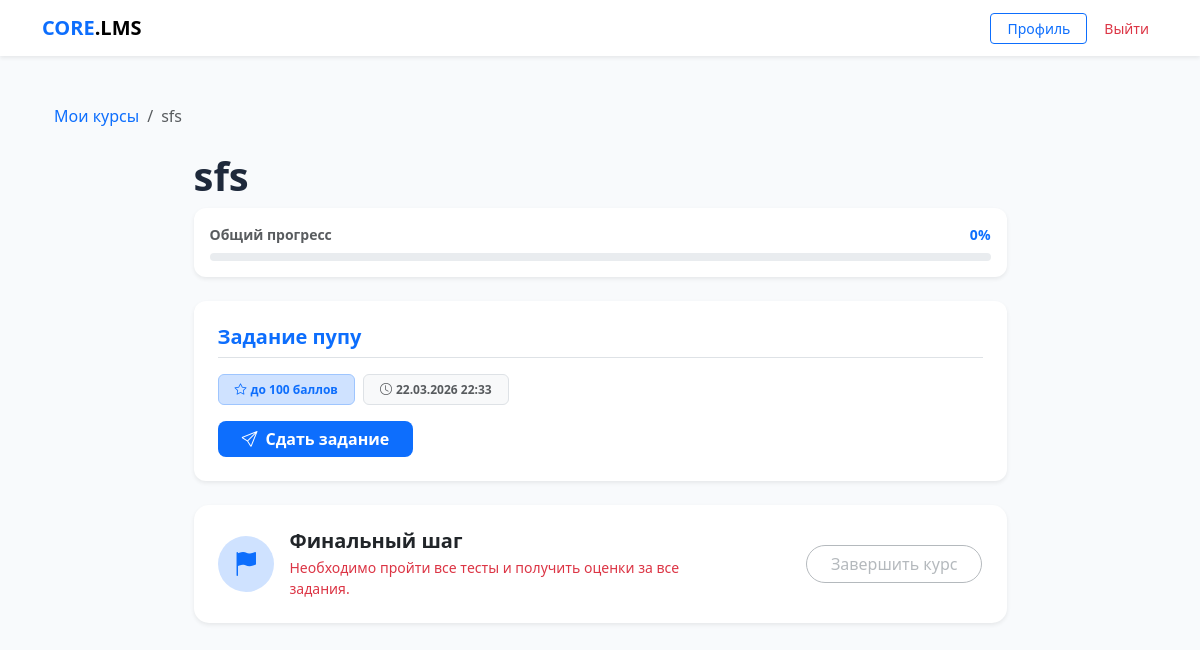
The app's page /course/4/ (signed in), older data.
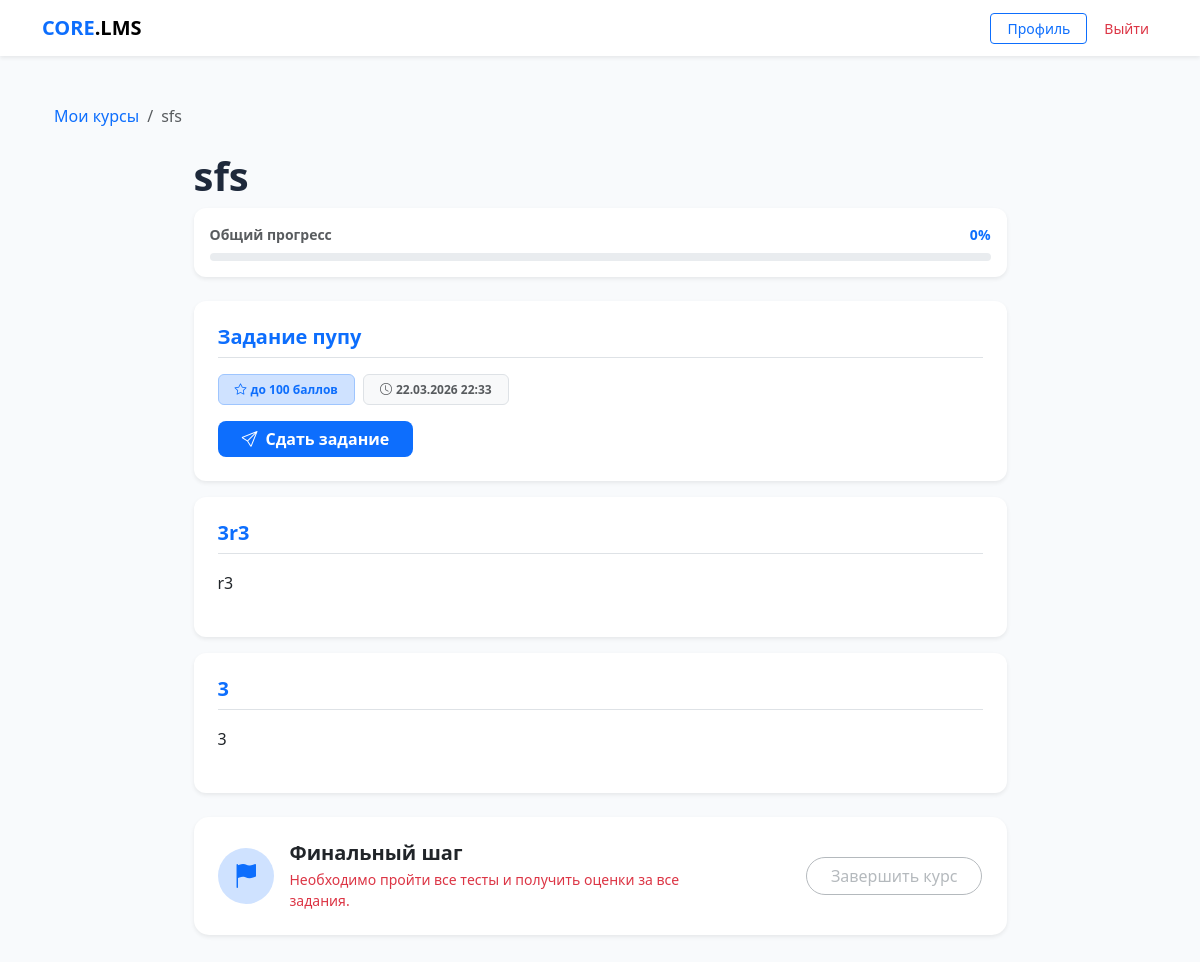
The same page, newer data.
### core/models.py (models this page shows, shortened)
class ContentBlock(models.Model):
    BLOCK_TYPES = (
        ('text', 'Текст'),
        ('file', 'Файл/Медиа'),
        ('quiz', 'Тест'),
        ('assignment', 'Задание'),
    )
    course = models.ForeignKey(Course, on_delete=models.CASCADE, related_name='blocks')
    section = models.ForeignKey('Section', on_delete=models.SET_NULL,
                                null=True, blank=True, related_name='blocks')
    title = models.CharField(max_length=255)
    block_type = models.CharField(max_length=20, choices=BLOCK_TYPES)
    content_text = models.TextField(blank=True, null=True)
    content_file = models.FileField(upload_to='course_contents/', blank=True, null=True)
    content_quiz = models.ForeignKey(Quiz, on_delete=models.SET_NULL, blank=True, null=True,
                                     related_name='blocks')
    order = models.PositiveIntegerField(default=0)

class Assignment(models.Model):
    block = models.OneToOneField(ContentBlock, on_delete=models.CASCADE, related_name='assignment')
    description = models.TextField(blank=True)
    max_score = models.PositiveIntegerField(default=100)
    deadline = models.DateTimeField(null=True, blank=True)

### core/views.py (the view, shortened to what this page needs)
# urls.py: path('course/<int:course_id>/', views.course_detail, name='course_detail'),
@login_required
def course_detail(request, course_id):
    if request.user.role == 'student':
        has_access = (
            Course.objects.filter(
                id=course_id,
                groups__in=request.user.groups.all()
            ).exists() or
            CourseEnrollment.objects.filter(
                student=request.user,
                course_id=course_id
            ).exists()
        )
        if not has_access:
            from django.http import Http404
            raise Http404
        course = get_object_or_404(Course, id=course_id)
    else:
        course = get_object_or_404(Course, id=course_id)
    sections = course.sections.prefetch_related('blocks').all()
    loose_blocks = course.blocks.filter(section=None).order_by('order')
    all_blocks = course.blocks.all().order_by('order')
    quiz_ids = all_blocks.filter(block_type='quiz').values_list('content_quiz_id', flat=True)
    quizzes_to_pass = Quiz.objects.filter(id__in=quiz_ids)
    passed_quiz_ids = list(StudentResult.objects.filter(
        student=request.user, quiz__in=quizzes_to_pass
    ).values_list('quiz_id', flat=True).distinct())
    attempts_by_quiz = {}
    submissions_by_assignment = {}
    for block in all_blocks.filter(block_type='assignment'):
        try:
            assignment = block.assignment
            sub = Submission.objects.filter(
                assignment=assignment, student=request.user).first()
            submissions_by_assignment[assignment.id] = sub
        except Assignment.DoesNotExist:
            pass
    section_progress = {}
    total_quizzes = len(quizzes_to_pass)
    passed_count = len(passed_quiz_ids)
    quizzes_ok = total_quizzes <= passed_count
    assignment_blocks = list(all_blocks.filter(block_type='assignment'))
    total_assignments = len(assignment_blocks)
    graded_assignments = sum(
        1 for b in assignment_blocks
        if submissions_by_assignment.get(
            getattr(b, 'assignment', None) and b.assignment.id
        ) and submissions_by_assignment.get(b.assignment.id)
        and submissions_by_assignment[b.assignment.id].status == 'graded'
    )
    assignments_ok = graded_assignments >= total_assignments
    all_quizzes_passed = quizzes_ok and assignments_ok
    assignment_blocks = list(all_blocks.filter(block_type='assignment'))
    total_items = total_quizzes + len(assignment_blocks)
    done_items = passed_count
    for b in assignment_blocks:
        try:
            sub = submissions_by_assignment.get(b.assignment.id)
            if sub and sub.status == 'graded':
                done_items += 1
        except Exception:
            pass
    overall_pct = int((done_items / total_items) * 100) if total_items > 0 else 100
    completion = CourseCompletion.objects.filter(
        student=request.user, course=course).first()
    return render(request, 'core/course_detail.html', {
        'course': course,
        'sections': sections,
        'loose_blocks': loose_blocks,
        'all_quizzes_passed': all_quizzes_passed,
        'is_completed': completion is not None,
        'completion': completion,
        'passed_quiz_ids': passed_quiz_ids,
        'attempts_by_quiz': attempts_by_quiz,
        'submissions_by_assignment': submissions_by_assignment,
        'section_progress': section_progress,
        'overall_pct': overall_pct,
    })

### core/templatetags/core_extras.py (called while the page is built)
@register.filter
def lookup(d, key):
    if isinstance(d, dict):
        return d.get(key)
    return None

### core/templates/core/course_detail.html (shortened to what this page needs)
{% extends "core/base.html" %}
{% load core_extras %}
{% block content %}
<div class="container py-4">
    <nav aria-label="breadcrumb" class="mb-4">
        <ol class="breadcrumb">
            <li class="breadcrumb-item"><a href="{% url 'dashboard' %}" class="text-decoration-none">Мои курсы</a></li>
            <li class="breadcrumb-item active">{{ course.title }}</li>
        </ol>
    </nav>
    <div class="row justify-content-center">
        <div class="col-lg-9">
            <h1 class="fw-bold mb-2">{{ course.title }}</h1>
            {% if not is_completed %}
            <div class="card border-0 shadow-sm mb-4 p-3">
                <div class="d-flex justify-content-between align-items-center mb-2">
                    <span class="small fw-semibold text-muted">Общий прогресс</span>
                    <span class="small fw-bold text-primary">{{ overall_pct }}%</span>
                </div>
                <div class="progress" style="height:8px;border-radius:4px;">
                </div>
            </div>
            {% endif %}
            {% if loose_blocks %}
            {% for block in loose_blocks %}
            {% include "core/block_content.html" %}
            {% endfor %}
            {% endif %}
            <div class="card shadow-sm border-0 p-4 mb-5 mt-4" style="border-radius:15px;">
                <div class="row align-items-center">
                    <div class="col-md-8">
                        {% if is_completed %}
                        <div class="d-flex align-items-center gap-3">
                            <div class="bg-success-subtle rounded-circle d-flex align-items-center justify-content-center"
                                 style="width:56px;height:56px;flex-shrink:0;">
                                <i class="bi bi-trophy-fill text-success fs-4"></i>
                            </div>
                            <div>
                                <h5 class="fw-bold mb-1">Поздравляем!</h5>
                                <p class="text-muted mb-0 small">Курс успешно завершён.</p>
                            </div>
                        </div>
                        {% else %}
                        <div class="d-flex align-items-center gap-3">
                            <div class="bg-primary-subtle rounded-circle d-flex align-items-center justify-content-center"
                                 style="width:56px;height:56px;flex-shrink:0;">
                                <i class="bi bi-flag-fill text-primary fs-4"></i>
                            </div>
                            <div>
                                <h5 class="fw-bold mb-1">Финальный шаг</h5>
                                {% if all_quizzes_passed %}
                                <p class="text-success mb-0 small">Все требования выполнены. Можно завершать!</p>
                                {% else %}
                                <p class="text-danger mb-0 small">Необходимо пройти все тесты и получить оценки за все задания.</p>
                                {% endif %}
                            </div>
                        </div>
                        {% endif %}
                    </div>
                    <div class="col-md-4 text-md-end mt-3 mt-md-0">
                        {% if is_completed %}
                        <span class="text-success fw-semibold">
                            <i class="bi bi-check2-all me-1"></i>{{ completion.completed_at|date:"d.m.Y" }}
                        </span>
                        {% else %}
                        <button class="btn btn-outline-secondary px-4 rounded-pill disabled" style="opacity:.5;">
                            Завершить курс
                        </button>
                        {% endif %}
                    </div>
                </div>
            </div>
        </div>
    </div>
</div>
{% endblock %}

### core/templates/core/block_content.html (shortened to what this page needs)
{% load core_extras %}
<div class="card shadow-sm border-0 mb-3 overflow-hidden">
    <div class="card-body p-4">
        <h5 class="fw-bold border-bottom pb-2 mb-3 text-primary">{{ block.title }}</h5>
        {% if block.block_type == 'text' %}
            <div style="line-height:1.7;">{{ block.content_text|linebreaks }}</div>
        {% elif block.block_type == 'assignment' %}
            {% with assignment=block.assignment %}
            <div>
                <div class="d-flex flex-wrap gap-2 mb-3">
                    <span class="badge bg-primary-subtle text-primary border border-primary-subtle px-3 py-2">
                        <i class="bi bi-star me-1"></i>до {{ assignment.max_score }} баллов
                    </span>
                    {% if assignment.deadline %}
                    <span class="badge bg-light text-muted border px-3 py-2">
                        <i class="bi bi-clock me-1"></i>{{ assignment.deadline|date:"d.m.Y H:i" }}
                    </span>
                    {% endif %}
                </div>
                {% with sub=submissions_by_assignment|lookup:assignment.id %}
                {% if sub %}
                    {% if sub.status == 'graded' %}
                    <div class="alert alert-success border-0 d-flex align-items-center gap-3 mb-2">
                        <i class="bi bi-check-circle-fill fs-4"></i>
                        <div>
                            <strong>Проверено</strong> · Оценка:
                            <strong class="fs-5">{{ sub.score }}</strong> / {{ assignment.max_score }}
                            {% if sub.feedback %}
                            <div class="text-muted small mt-1">{{ sub.feedback }}</div>
                            {% endif %}
                        </div>
                    </div>
                    {% else %}
                    <div class="alert alert-info border-0 d-flex align-items-center gap-3 mb-2">
                        <i class="bi bi-hourglass-split fs-4"></i>
                        <div>
                            <strong>На проверке</strong>
                            <div class="text-muted small">{{ sub.submitted_at|date:"d.m.Y H:i" }}</div>
                        </div>
                    </div>
                    {% endif %}
                    <a href="{% url 'submit_assignment' assignment.id %}" class="btn btn-outline-primary btn-sm">
                        <i class="bi bi-pencil me-1"></i>Обновить ответ
                    </a>
                {% else %}
                    <a href="{% url 'submit_assignment' assignment.id %}" class="btn btn-primary px-4 fw-semibold">
                        <i class="bi bi-send me-2"></i>Сдать задание
                    </a>
                {% endif %}
                {% endwith %}
            </div>
            {% endwith %}
        {% endif %}
    </div>
</div>

Row changes from the older to the newer data that the page shows:
added ContentBlock: title "3r3", content_text "r3"
added ContentBlock: title "3", content_text "3"
